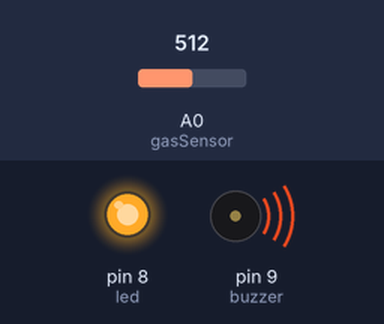
The sketch below on a simulated Arduino Uno, built with avr-gcc and run on an emulated ATmega328P. Shown: output pins drawn as LEDs (lit = HIGH), buzzer (waves = sounding). Inputs (shaded band) come from the test bench; at power-on: A0 (gasSensor) = 512.

Above: at 1.2 s.
1.3 s: A0 (gasSensor) set to 413
2.8 s: A0 (gasSensor) set to 391
At 3.8 s:
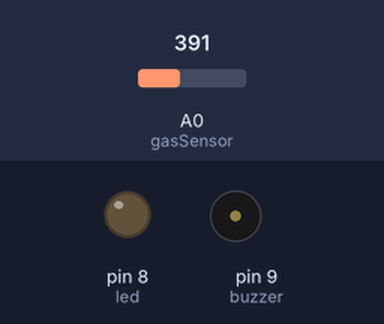
4.3 s: A0 (gasSensor) set to 410
At 5.1 s:
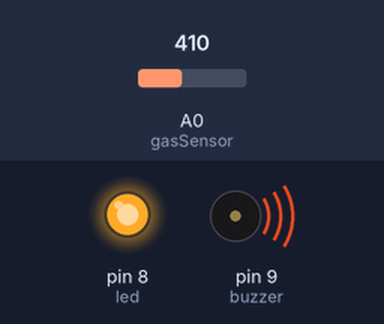
5.9 s: A0 (gasSensor) set to 390
At 6.3 s:
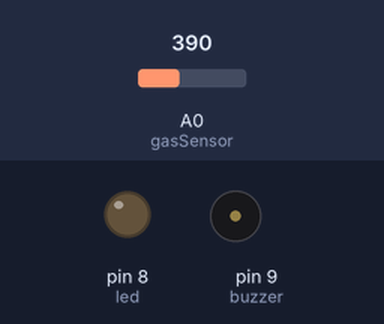
Timing chart, 0 to 8.5 s (numbered marks = the images above; inputs shaded):
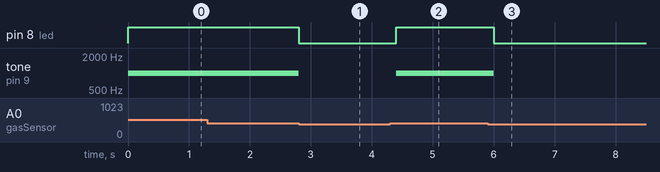

Measured:
- the behaviour switches between 401 and 400 on A0 (gasSensor) (found by bisection; images 0 and 1)
- after the input at 1.3 s, every drawn part: stays the same
- after the input at 2.8 s, pin 8 (led): HIGH → LOW at once; tone on pin 9 (buzzer): 1000 Hz → silent at once
- after the input at 4.3 s, pin 8 (led): LOW → HIGH after 0.10 s; tone on pin 9 (buzzer): silent → 1000 Hz after 0.10 s
- after the input at 5.9 s, pin 8 (led): HIGH → LOW after 0.10 s; tone on pin 9 (buzzer): 1000 Hz → silent after 0.10 s

The sketch:

code.ino
```cpp
int gasSensor = A0;
int led = 8;
int buzzer = 9;

void setup() {
  pinMode(led, OUTPUT);
  pinMode(buzzer, OUTPUT);
  Serial.begin(9600);
}

void loop() {

  int gasValue = analogRead(gasSensor);

  if (gasValue > 400) {
    digitalWrite(led, HIGH);
    tone(buzzer, 1000);
  }
  else {
    digitalWrite(led, LOW);
    noTone(buzzer);
  }

  delay(200);
}
```
